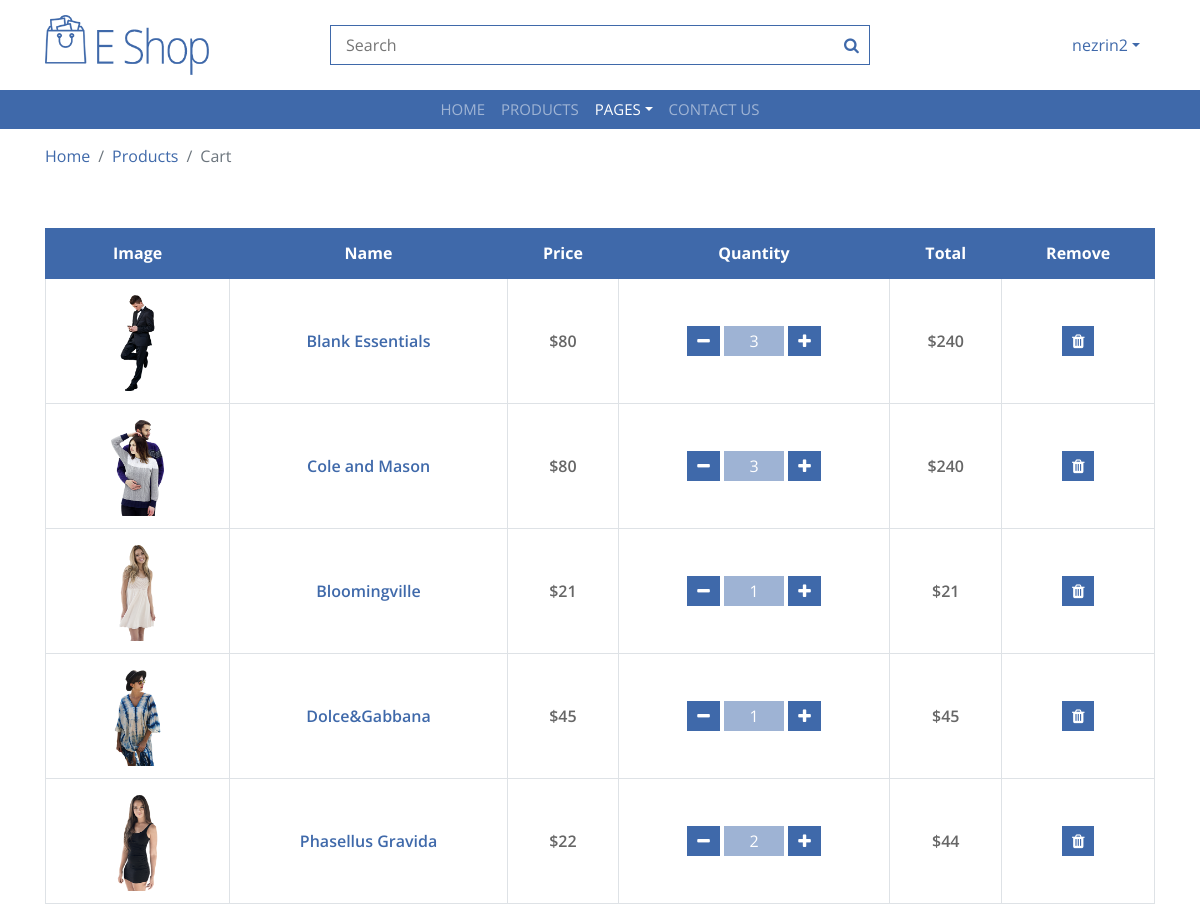
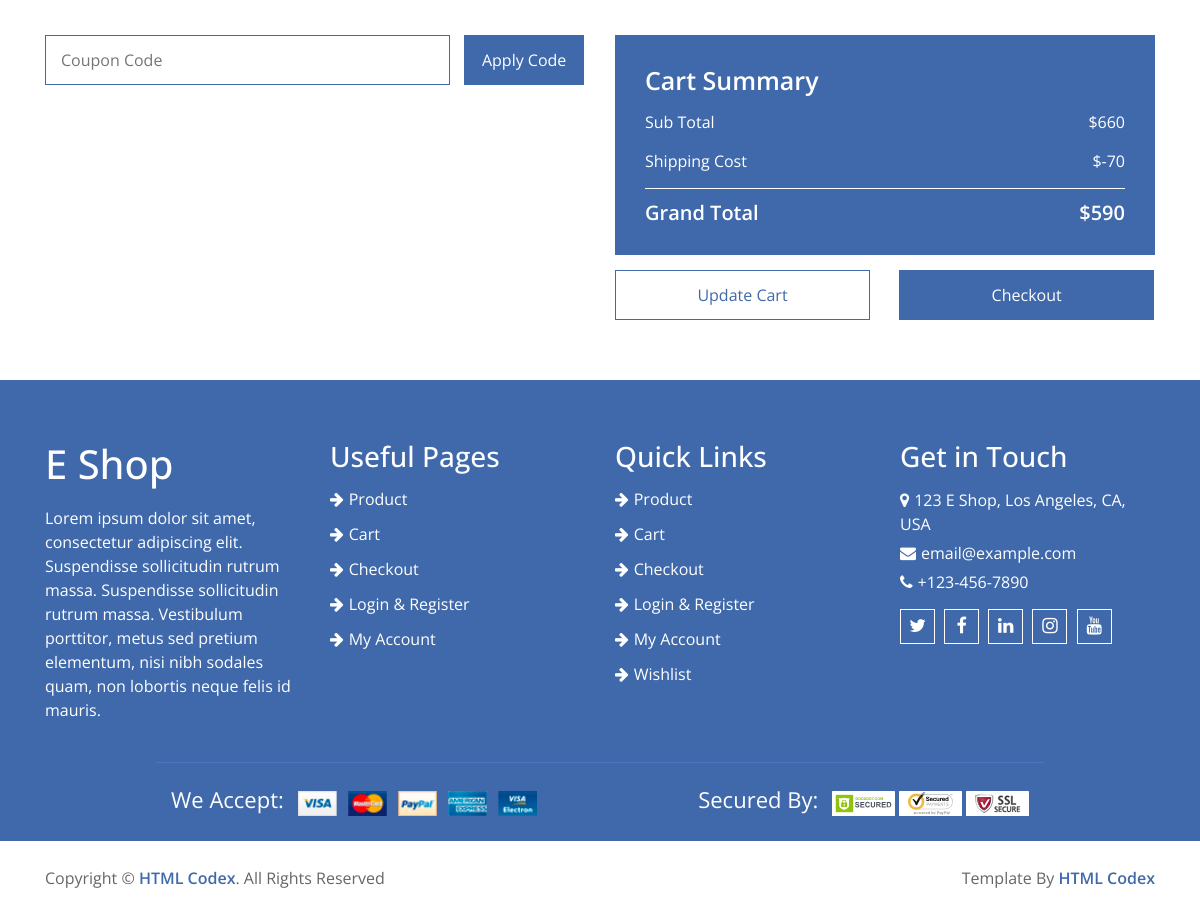
Page /cart/ (signed in) on the committed database (2 pictures, top to bottom).
### core/models.py (models this page shows, shortened)
class CartItem(models.Model):
    cart = models.ForeignKey(Cart, on_delete=models.CASCADE, related_name='items')
    product = models.ForeignKey('Products', on_delete=models.CASCADE)
    quantity = models.PositiveIntegerField(default=1, validators=[MinValueValidator(1)])
    def get_total_price(self):
        price_str = self.product.price.replace('$', '')
        try:
            price = Decimal(price_str)
        except Exception:
            price = Decimal('0')
        return price * self.quantity

class Products(models.Model):
    product_name = models.CharField(max_length=200)
    image = models.ImageField(upload_to='products/')
    ex_price = models.CharField(max_length=200, blank=True, null=True)
    price = models.CharField(max_length=200)
    score = models.FloatField(default=0)
    details = models.TextField()
    description = models.TextField()
    specification = models.TextField()
    is_active = models.BooleanField(default=True)
    category = models.ForeignKey(
        Category,
        related_name='products',
        on_delete=models.CASCADE,
        null=True,
        blank=True
    )

class Cart(models.Model):
    user = models.OneToOneField(User, on_delete=models.CASCADE, related_name='cart')
    created_at = models.DateTimeField(auto_now_add=True)
    def get_subtotal(self):
        subtotal = Decimal('0')
        for item in self.items.all():
            if item.product.ex_price:  # Endirimli məhsul
                price_str = item.product.ex_price.replace('$', '')
            else:  # Endirimsiz məhsul
                price_str = item.product.price.replace('$', '')
            try:
                price = Decimal(price_str)
            except:
                price = Decimal('0')
            subtotal += price * item.quantity
        return subtotal
    def get_shipping_cost(self):
        shipping_cost = Decimal('0')
        for item in self.items.all():
            if item.product.ex_price:
                original_price = Decimal(item.product.price.replace('$', ''))
                discount_price = Decimal(item.product.ex_price.replace('$', ''))
                shipping_cost += (original_price - discount_price) * item.quantity
        return shipping_cost
    def get_total(self):
        total = sum(item.get_total_price() for item in self.items.all())
        return total

### core/views.py (the view)
# urls.py: path('cart/', cart_view, name='cart'),
@login_required
def cart_view(request):
    cart, created = Cart.objects.get_or_create(user=request.user)
    return render(request, 'cart.html', {'cart': cart})

### core/context_processors.py (called while the page is built)
def social_media_links(request):
    return {
        'twitter': getattr(settings, 'TWITTER', '#' ),
        'facebook': getattr(settings, 'FACEBOOK', '#'),
        'linkedin': getattr(settings, 'LINKEDIN', '#'),
        'youtube': getattr(settings, 'YOUTUBE', '#'),
        'instagram': getattr(settings, 'INSTAGRAM', '#'),
}

def common_links(request):
    return {
        'home_url': reverse('shopping:home'),
        'products_url': reverse('shopping:products'),
        'cart_url': reverse('shopping:cart'),
        'checkout_url': reverse('shopping:checkout'),
        'login_url': reverse('shopping:login'),
        'register_url': reverse('shopping:register'),
        'account_url': reverse('shopping:account'),
        'wishlist_url': reverse('shopping:wishlist'),
        'contact_url': reverse('shopping:contact'),
    }

### templates/cart.html (shortened to what this page needs)
{% extends 'base.html' %}
{% load static %}
{% block content %}
<div class="breadcrumb-wrap">
    <div class="container">
        <ul class="breadcrumb">
            <li class="breadcrumb-item"><a href="#">Home</a></li>
            <li class="breadcrumb-item"><a href="#">Products</a></li>
            <li class="breadcrumb-item active">Cart</li>
        </ul>
    </div>
</div>
<div class="cart-page">
    <div class="container">
        <div class="row">
            <div class="col-md-12">
                <div class="table-responsive">
                    <table class="table table-bordered">
                        <thead class="thead-dark">
                            <tr>
                                <th>Image</th>
                                <th>Name</th>
                                <th>Price</th>
                                <th>Quantity</th>
                                <th>Total</th>
                                <th>Remove</th>
                            </tr>
                        </thead>
                        <tbody class="align-middle">
                            {% for item in cart.items.all %}
                            <tr data-item-id="{{ item.id }}">
                                <td><a href="#"><img src="{{ item.product.image.url }}" alt="Image"></a></td>
                                <td><a href="#">{{ item.product.product_name }}</a></td>
                                <td>{{ item.product.price }}</td>
                                <td>
                                    <div class="qty">
                                        <button class="btn-minus"><i class="fa fa-minus"></i></button>
                                        <input type="text" value="{{ item.quantity }}">
                                        <button class="btn-plus"><i class="fa fa-plus"></i></button>
                                    </div>
                                </td>
                                <td>${{ item.get_total_price }}</td>
                                <td><button><i class="fa fa-trash"></i></button></td>
                            </tr>
                            {% endfor %}
                        </tbody>
                    </table>
                </div>
            </div>
        </div>
        <div class="row">
            <div class="col-md-6">
                <div class="coupon">
                    <input type="text" placeholder="Coupon Code">
                    <button>Apply Code</button>
                </div>
            </div>
            <div class="col-md-6">
                <div class="cart-summary">
                    <div class="cart-content">
                        <h3>Cart Summary</h3>
                        <p>Sub Total<span>${{ cart.get_subtotal }}</span></p>
                        <p>Shipping Cost<span>${{ cart.get_shipping_cost }}</span></p>
                        <h4>Grand Total<span>${{ cart.get_total }}</span></h4>
                    </div>
                    <div class="cart-btn">
                        <button>Update Cart</button>
                        <button>Checkout</button>
                    </div>
                </div>
            </div>
        </div>
    </div>
</div>
{% endblock %}

### templates/base.html (shortened to what this page needs)
<!DOCTYPE html>
{% load static %}
<html lang="en">
    <head>
        <link href="https://stackpath.bootstrapcdn.com/bootstrap/4.4.1/css/bootstrap.min.css" rel="stylesheet">
        <link href="https://stackpath.bootstrapcdn.com/font-awesome/4.7.0/css/font-awesome.min.css" rel="stylesheet">
        <link href="{% static 'base/lib/slick/slick.css' %}" rel="stylesheet">
        <link href="{% static 'base/lib/slick/slick-theme.css' %}" rel="stylesheet">
        <link href="{% static 'base/css/style.css' %}" rel="stylesheet">
    </head>
    <body>
        <div class="top-header">
            <div class="container">
                <div class="row align-items-center">
                    <div class="col-md-3">
                        <div class="logo">
                            <a href="{% url 'shopping:products' %}">
                                <img src="{% static 'base/img/logo.png' %}" alt="Logo">
                            </a>
                        </div>
                    </div>
                    <div class="col-md-6">
                        <div class="search">
                            <input type="text" placeholder="Search">
                            <button><i class="fa fa-search"></i></button>
                        </div>
                    </div>
                    <div class="col-md-3">
                        <div class="user">
                            <div class="dropdown">
                                {% if request.user.is_authenticated %}
                                    <a href="#" class="dropdown-toggle" data-toggle="dropdown">{{ request.user.username }}</a>
                                {% else %}
                                    <a href="#" class="dropdown-toggle" data-toggle="dropdown">My Account</a>
                                    <div class="dropdown-menu">
                                        <a href="{% url 'shopping:login' %}" class="dropdown-item">Login</a>
                                        <a href="{% url 'shopping:register' %}" class="dropdown-item">Register</a>
                                    </div>
                                {% endif %}
                            </div>
                        </div>
                    </div>
                </div>
            </div>
        </div>
        <div class="header">
            <div class="container">
                <nav class="navbar navbar-expand-md bg-dark navbar-dark">
                    <div class="collapse navbar-collapse justify-content-between" id="navbarCollapse">
                        <div class="navbar-nav m-auto">
                            <a href="{% url 'shopping:home' %}" class="nav-item nav-link {% if request.path == '/' %} active {% endif %}">Home</a>
                            <a href="{% url 'shopping:products' %}" class="nav-item nav-link {% if 'products/' in request.path %} active {% endif %}">Products</a>
                            <div class="nav-item dropdown">
                                <a href="#" class="nav-link dropdown-toggle {% if 'cart' in request.path or 'wishlist' in request.path or 'checkout' in request.path or 'login' in request.path or 'register' in request.path or 'my-account' in request.path or 'product' in request.path and not 'products/' in request.path %} active {% endif %}
 " data-toggle="dropdown">Pages</a>
                            </div>
                            <a href="{% url 'shopping:contact' %}" class="nav-item nav-link {% if 'contact/' in request.path %} active {% endif %}">Contact Us</a>
                        </div>
                    </div>
                </nav>
            </div>
        </div>
        {%block content%} {%endblock%}
        <div class="footer">
            <div class="container-fluid">
                <div class="row">
                    <div class="col-lg-3 col-md-6">
                        <div class="footer-widget">
                            <h1>E Shop</h1>
                            <p>
                                Lorem ipsum dolor sit amet, consectetur adipiscing elit. Suspendisse sollicitudin rutrum massa. Suspendisse sollicitudin rutrum massa. Vestibulum porttitor, metus sed pretium elementum, nisi nibh sodales quam, non lobortis neque felis id mauris.
                            </p>
                        </div>
                    </div>
                    <div class="col-lg-3 col-md-6">
                        <div class="footer-widget">
                            <h3 class="title">Useful Pages</h3>
                            <ul>
                                <li><a href="{{ products_url }}">Product</a></li>
                                <li><a href="{{ cart_url }}">Cart</a></li>
                                <li><a href="{{ checkout_url }}">Checkout</a></li>
                                <li><a href="{{ login_url }}">Login & Register</a></li>
                                <li><a href="{{ account_url }}">My Account</a></li>
                            </ul>
                        </div>
                    </div>
                    <div class="col-lg-3 col-md-6">
                        <div class="footer-widget">
                            <h3 class="title">Quick Links</h3>
                            <ul>
                                <li><a href="{{ products_url }}">Product</a></li>
                                <li><a href="{{ cart_url }}">Cart</a></li>
                                <li><a href="{{ checkout_url }}">Checkout</a></li>
                                <li><a href="{{ login_url }}">Login & Register</a></li>
                                <li><a href="{{ account_url }}">My Account</a></li>
                                <li><a href="{{ wishlist_url }}">Wishlist</a></li>
                            </ul>
                        </div>
                    </div>
                    <div class="col-lg-3 col-md-6">
                        <div class="footer-widget">
                            <h3 class="title">Get in Touch</h3>
                            <div class="contact-info">
                                <p><i class="fa fa-map-marker"></i>123 E Shop, Los Angeles, CA, USA</p>
                                <p><i class="fa fa-envelope"></i>email@example.com</p>
                                <p><i class="fa fa-phone"></i>+123-456-7890</p>
                                <div class="social">
                                    <a href="{{twitter}}"><i class="fa fa-twitter"></i></a>
                                    <a href="{{facebook}}"><i class="fa fa-facebook"></i></a>
                                    <a href="{{linkedin}}"><i class="fa fa-linkedin"></i></a>
                                    <a href="{{instagram}}"><i class="fa fa-instagram"></i></a>
                                    <a href="{{youtube}}"><i class="fa fa-youtube"></i></a>
                                </div>
                            </div>
                        </div>
                    </div>
                </div>
                <div class="row payment">
                    <div class="col-md-6">
                        <div class="payment-method">
                            <p>We Accept:</p>
                            <img src="{% static 'base/img/payment-method.png' %}" alt="Payment Method" />
                        </div>
                    </div>
                    <div class="col-md-6">
                        <div class="payment-security">
                            <p>Secured By:</p>
                            <img src="{% static 'base/img/godaddy.svg' %}" alt="Payment Security" />
                            <img src="{% static 'base/img/norton.svg' %}" alt="Payment Security" />
                            <img src="{% static 'base/img/ssl.svg' %}" alt="Payment Security" />
                        </div>
                    </div>
                </div>
            </div>
        </div>
        <div class="footer-bottom">
            <div class="container">
                <div class="row">
                    <div class="col-md-6 copyright">
                        <p>Copyright &copy; <a href="https://htmlcodex.com">HTML Codex</a>. All Rights Reserved</p>
                    </div>
                    <div class="col-md-6 template-by">
                        <p>Template By <a href="https://htmlcodex.com">HTML Codex</a></p>
                    </div>
                </div>
            </div>
        </div>
    </body>
</html>

### rows in the picture
CartItem: product.image (picture), product.product_name "Blank Essentials", product.price "$80", quantity "3", get_total_price "240"
CartItem: product.image (picture), product.product_name "Cole and Mason", product.price "$80", quantity "3", get_total_price "240"
CartItem: product.image (picture), product.product_name "Bloomingville", product.price "$21", quantity "1", get_total_price "21"
CartItem: product.image (picture), product.product_name "Dolce&Gabbana", product.price "$45", quantity "1", get_total_price "45"
CartItem: product.image (picture), product.product_name "Phasellus Gravida", product.price "$22", quantity "2", get_total_price "44"
Cart: get_subtotal "660", get_shipping_cost "-70", get_total "590"

### other values in the picture
{{ request.user.username }} "nezrin2"
